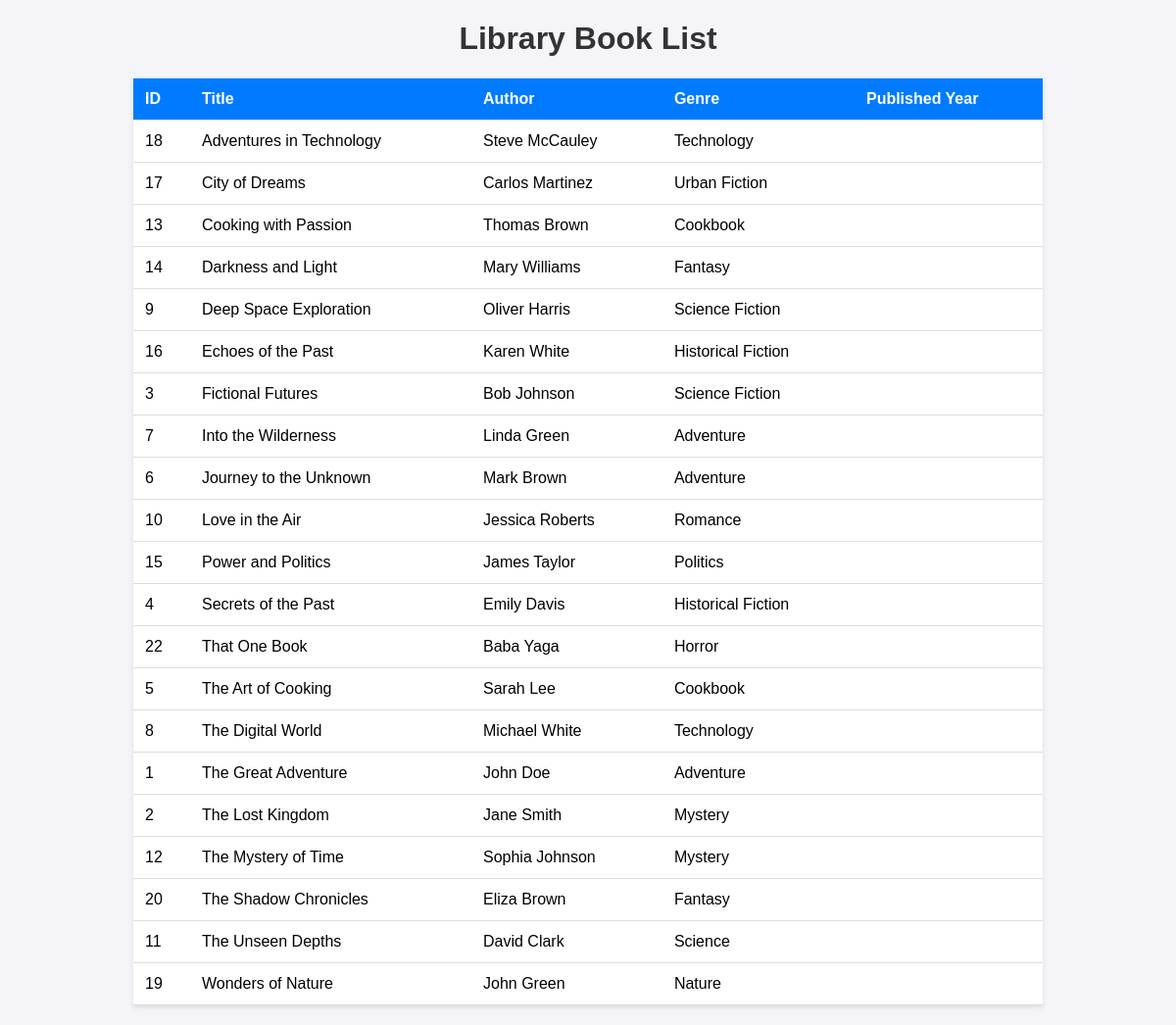
The page /CSIT415-Project-Register-New-Account-with-html-code-/CSIT415-Project-Register-New-Account-with-html-code-/SearchList.php on the database its author committed.
### tables this page shows
CREATE TABLE `books` (
  `id` int NOT NULL AUTO_INCREMENT,
  `title` varchar(255) NOT NULL,
  `author` varchar(255) NOT NULL,
  `isbn` varchar(20) NOT NULL,
  `publisher` varchar(255) DEFAULT NULL,
  `publish_date` date DEFAULT NULL,
  `genre` varchar(100) DEFAULT NULL,
  `page_count` int DEFAULT NULL,
  `language` varchar(50) DEFAULT NULL,
  `is_available` tinyint(1) DEFAULT '1',
  PRIMARY KEY (`id`),
  UNIQUE KEY `isbn` (`isbn`)
);

### CSIT415-Project-Register-New-Account-with-html-code-/CSIT415-Project-Register-New-Account-with-html-code-/SearchList.php (the view, shortened to what this page needs)
<?php
$servername = "localhost";
$username = "root";
$password = "";
$dbname = "Library";
$conn = new mysqli($servername, $username, $password, $dbname);
$sql = "SELECT * FROM books ORDER BY title ASC";
$result = $conn->query($sql);
?>
<!DOCTYPE html>
<html lang="en">
<head>
</head>
<body>
    <h1>Library Book List</h1>
    <?php if ($result->num_rows > 0): ?>
        <table>
            <thead>
                <tr>
                    <th>ID</th>
                    <th>Title</th>
                    <th>Author</th>
                    <th>Genre</th>
                    <th>Published Year</th>
                </tr>
            </thead>
            <tbody>
                <?php while ($row = $result->fetch_assoc()): ?>
                    <tr>
                        <td><?php echo htmlspecialchars($row['id']); ?></td>
                        <td><?php echo htmlspecialchars($row['title']); ?></td>
                        <td><?php echo htmlspecialchars($row['author']); ?></td>
                        <td><?php echo htmlspecialchars($row['genre']); ?></td>
                        <td><?php echo htmlspecialchars($row['published_year']); ?></td>
                    </tr>
                <?php endwhile; ?>
            </tbody>
        </table>
    <?php else: ?>
        <p style="text-align: center;">No books found in the database.</p>
    <?php endif; ?>
</body>
</html>

### CSIT415-Project-Register-New-Account-with-html-code-/CSIT415-Project-Register-New-Account-with-html-code-/SearchList.php (style rules this page uses)
body { font-family: Arial, sans-serif; margin: 20px; background-color: #f4f4f9; }
h1 { text-align: center; color: #333; }
table { width: 80%; margin: 20px auto; border-collapse: collapse; background-color: #fff; box-shadow: 0 2px 5px rgba(0, 0, 0, 0.1); }
th, td { padding: 12px; text-align: left; border-bottom: 1px solid #ddd; }
th { background-color: #007BFF; color: white; }

### rows shown on the page
books: id "18", title "Adventures in Technology", author "Steve McCauley", genre "Technology"
books: id "17", title "City of Dreams", author "Carlos Martinez", genre "Urban Fiction"
books: id "13", title "Cooking with Passion", author "Thomas Brown", genre "Cookbook"
books: id "14", title "Darkness and Light", author "Mary Williams", genre "Fantasy"
books: id "9", title "Deep Space Exploration", author "Oliver Harris", genre "Science Fiction"
books: id "16", title "Echoes of the Past", author "Karen White", genre "Historical Fiction"
books: id "3", title "Fictional Futures", author "Bob Johnson", genre "Science Fiction"
books: id "7", title "Into the Wilderness", author "Linda Green", genre "Adventure"
books: id "6", title "Journey to the Unknown", author "Mark Brown", genre "Adventure"
books: id "10", title "Love in the Air", author "Jessica Roberts", genre "Romance"
books: id "15", title "Power and Politics", author "James Taylor", genre "Politics"
books: id "4", title "Secrets of the Past", author "Emily Davis", genre "Historical Fiction"
books: id "22", title "That One Book", author "Baba Yaga", genre "Horror"
books: id "5", title "The Art of Cooking", author "Sarah Lee", genre "Cookbook"
books: id "8", title "The Digital World", author "Michael White", genre "Technology"
books: id "1", title "The Great Adventure", author "John Doe", genre "Adventure"
books: id "2", title "The Lost Kingdom", author "Jane Smith", genre "Mystery"
books: id "12", title "The Mystery of Time", author "Sophia Johnson", genre "Mystery"
books: id "20", title "The Shadow Chronicles", author "Eliza Brown", genre "Fantasy"
books: id "11", title "The Unseen Depths", author "David Clark", genre "Science"
books: id "19", title "Wonders of Nature", author "John Green", genre "Nature"
